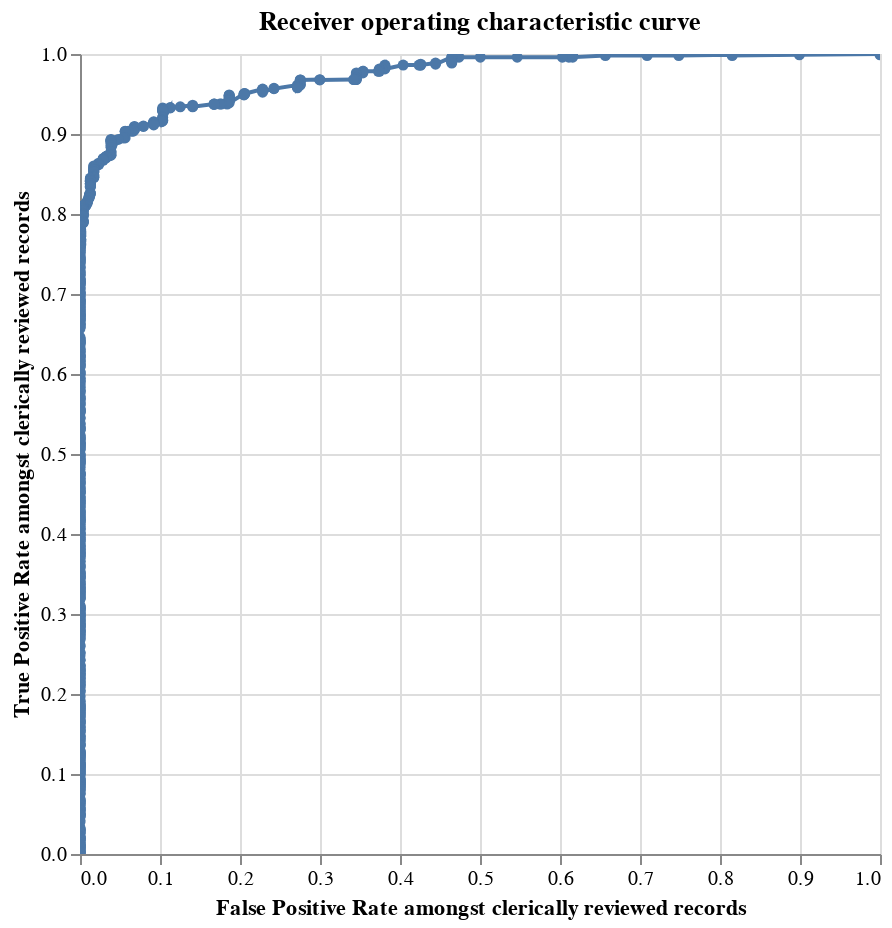

Source (notebook cell):
### Code cell
linker.roc_chart_from_labels_column("cluster")

### Figure 1 — Vega-Lite specification as saved in the notebook (floating-point values rounded to 4 significant figures; data arrays with more than 128 entries replaced by an {"elided": "..."} marker saying what was removed)
{"$schema": "https://vega.github.io/schema/vega-lite/v4.8.1.json", "data": {"values": {"elided": "1078 records"}}, "encoding": {"tooltip": [{"field": "truth_threshold", "format": ".4f", "type": "quantitative"}, {"field": "match_probability", "format": ".4%", "type": "quantitative"}, {"field": "fp_rate", "format": ".4f", "title": "FP_rate", "type": "quantitative"}, {"field": "tp_rate", "format": ".4f", "title": "TP_rate", "type": "quantitative"}, {"field": "tp", "format": ",.0f", "title": "TP", "type": "quantitative"}, {"field": "tn", "format": ",.0f", "title": "TN", "type": "quantitative"}, {"field": "fp", "format": ",.0f", "title": "FP", "type": "quantitative"}, {"field": "fn", "format": ",.0f", "title": "FN", "type": "quantitative"}, {"field": "precision", "format": ".4f", "type": "quantitative"}, {"field": "recall", "format": ".4f", "type": "quantitative"}, {"field": "f1", "format": ".4f", "title": "F1", "type": "quantitative"}], "x": {"field": "fp_rate", "sort": ["truth_threshold"], "title": "False Positive Rate amongst clerically reviewed records", "type": "quantitative"}, "y": {"field": "tp_rate", "sort": ["truth_threshold"], "title": "True Positive Rate amongst clerically reviewed records", "type": "quantitative"}}, "height": 400, "mark": {"clip": true, "point": true, "type": "line"}, "selection": {"selector076": {"bind": "scales", "encodings": ["x"], "type": "interval"}}, "title": "Receiver operating characteristic curve", "width": 400}
